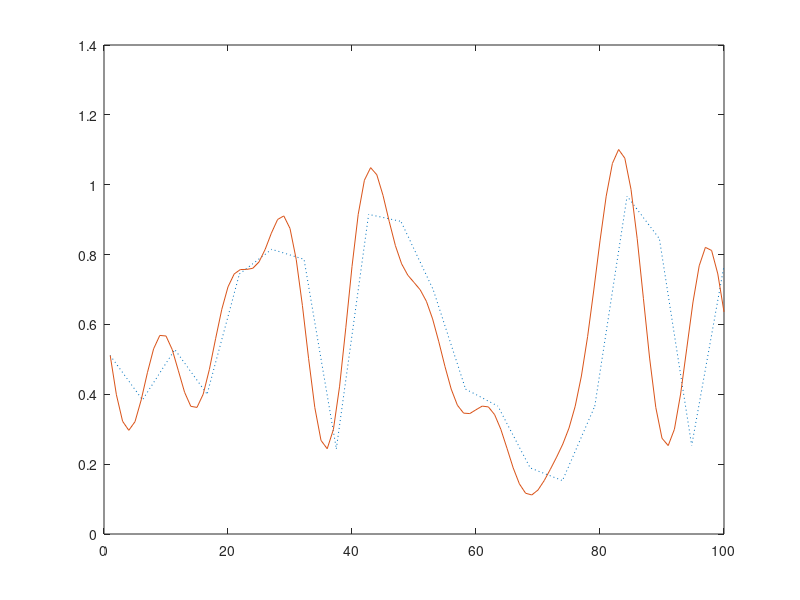

MATLAB code to generate this figure: (Note: this script raises an error after producing the figure.)
% cap3_interpft_exemplo ()
echo on
% Pontos no plano
x=rand(1,20);
% 100 pontos de interpolacao
y=interpft(x,100);
% Visualizacao dos resultados
plot(linspace(1,100,20),x,':',...
    linspace(1,100,100),y)
legend('Pontos','Interpft',0)
